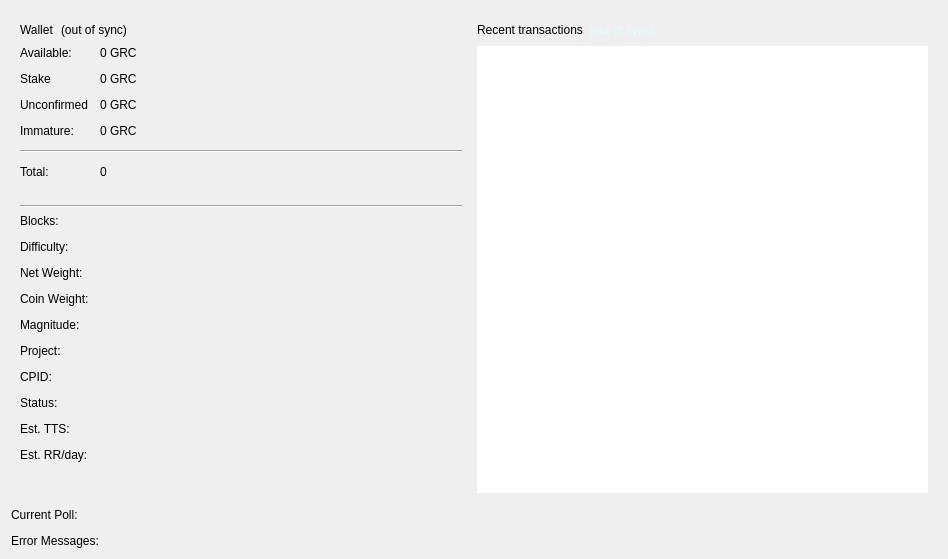
<?xml version="1.0" encoding="UTF-8"?>
<ui version="4.0">
 <class>OverviewPage</class>
 <widget class="QWidget" name="OverviewPage">
  <property name="geometry">
   <rect>
    <x>0</x>
    <y>0</y>
    <width>948</width>
    <height>559</height>
   </rect>
  </property>
  <property name="sizePolicy">
   <sizepolicy hsizetype="Preferred" vsizetype="Preferred">
    <horstretch>0</horstretch>
    <verstretch>0</verstretch>
   </sizepolicy>
  </property>
  <property name="minimumSize">
   <size>
    <width>0</width>
    <height>0</height>
   </size>
  </property>
  <property name="maximumSize">
   <size>
    <width>16777215</width>
    <height>16777215</height>
   </size>
  </property>
  <property name="windowTitle">
   <string>Form</string>
  </property>
  <layout class="QVBoxLayout" name="verticalLayout_5">
   <item>
    <layout class="QHBoxLayout" name="horizontalLayout">
     <item>
      <layout class="QVBoxLayout" name="verticalLayout_2">
       <property name="spacing">
        <number>6</number>
       </property>
       <item>
        <widget class="QFrame" name="frame">
         <property name="sizePolicy">
          <sizepolicy hsizetype="Preferred" vsizetype="Preferred">
           <horstretch>0</horstretch>
           <verstretch>0</verstretch>
          </sizepolicy>
         </property>
         <property name="minimumSize">
          <size>
           <width>0</width>
           <height>0</height>
          </size>
         </property>
         <property name="maximumSize">
          <size>
           <width>16777215</width>
           <height>16777215</height>
          </size>
         </property>
         <layout class="QVBoxLayout" name="verticalLayout_10">
          <item>
           <layout class="QHBoxLayout" name="horizontalLayout_4">
            <property name="spacing">
             <number>7</number>
            </property>
            <item>
             <widget class="QLabel" name="labelOverviewWallet">
              <property name="text">
               <string>Wallet</string>
              </property>
              <property name="textFormat">
               <enum>Qt::PlainText</enum>
              </property>
             </widget>
            </item>
            <item>
             <widget class="QLabel" name="labelWalletStatus">
              <property name="toolTip">
               <string>The displayed information may be out of date. Your wallet automatically synchronizes with the Gridcoin network after a connection is established, but this process has not completed yet.</string>
              </property>
              <property name="text">
               <string notr="true">(out of sync)</string>
              </property>
              <property name="alignment">
               <set>Qt::AlignLeading|Qt::AlignLeft|Qt::AlignVCenter</set>
              </property>
             </widget>
            </item>
            <item>
             <spacer name="horizontalSpacer_2">
              <property name="orientation">
               <enum>Qt::Horizontal</enum>
              </property>
              <property name="sizeHint" stdset="0">
               <size>
                <width>40</width>
                <height>20</height>
               </size>
              </property>
             </spacer>
            </item>
           </layout>
          </item>
          <item>
           <layout class="QFormLayout" name="formLayout_2">
            <property name="fieldGrowthPolicy">
             <enum>QFormLayout::AllNonFixedFieldsGrow</enum>
            </property>
            <property name="horizontalSpacing">
             <number>12</number>
            </property>
            <property name="verticalSpacing">
             <number>12</number>
            </property>
            <item row="0" column="0">
             <widget class="QLabel" name="labelAvailable">
              <property name="text">
               <string>Available:</string>
              </property>
             </widget>
            </item>
            <item row="0" column="1">
             <widget class="QLabel" name="labelBalance">
              <property name="cursor">
               <cursorShape>IBeamCursor</cursorShape>
              </property>
              <property name="toolTip">
               <string>Your current spendable balance</string>
              </property>
              <property name="text">
               <string notr="true">0 GRC</string>
              </property>
              <property name="textInteractionFlags">
               <set>Qt::LinksAccessibleByMouse|Qt::TextSelectableByKeyboard|Qt::TextSelectableByMouse</set>
              </property>
             </widget>
            </item>
            <item row="1" column="0">
             <widget class="QLabel" name="label_10">
              <property name="text">
               <string>Stake</string>
              </property>
             </widget>
            </item>
            <item row="1" column="1">
             <widget class="QLabel" name="labelStake">
              <property name="cursor">
               <cursorShape>IBeamCursor</cursorShape>
              </property>
              <property name="toolTip">
               <string>Total number of coins that are staking, and do not yet count toward the current balance</string>
              </property>
              <property name="text">
               <string notr="true">0 GRC</string>
              </property>
              <property name="textInteractionFlags">
               <set>Qt::LinksAccessibleByMouse|Qt::TextSelectableByKeyboard|Qt::TextSelectableByMouse</set>
              </property>
             </widget>
            </item>
            <item row="2" column="0">
             <widget class="QLabel" name="label_3">
              <property name="text">
               <string>Unconfirmed</string>
              </property>
             </widget>
            </item>
            <item row="2" column="1">
             <widget class="QLabel" name="labelUnconfirmed">
              <property name="cursor">
               <cursorShape>IBeamCursor</cursorShape>
              </property>
              <property name="toolTip">
               <string>Total of transactions that have yet to be confirmed, and do not yet count toward the current balance</string>
              </property>
              <property name="text">
               <string notr="true">0 GRC</string>
              </property>
              <property name="textInteractionFlags">
               <set>Qt::LinksAccessibleByMouse|Qt::TextSelectableByKeyboard|Qt::TextSelectableByMouse</set>
              </property>
             </widget>
            </item>
            <item row="3" column="0">
             <widget class="QLabel" name="labelImmatureText">
              <property name="text">
               <string>Immature:</string>
              </property>
             </widget>
            </item>
            <item row="3" column="1">
             <widget class="QLabel" name="labelImmature">
              <property name="toolTip">
               <string>Total mined coins that have not yet matured.</string>
              </property>
              <property name="text">
               <string notr="true">0 GRC</string>
              </property>
              <property name="textInteractionFlags">
               <set>Qt::LinksAccessibleByMouse|Qt::TextSelectableByKeyboard|Qt::TextSelectableByMouse</set>
              </property>
             </widget>
            </item>
            <item row="4" column="0" colspan="2">
             <widget class="Line" name="line">
              <property name="sizePolicy">
               <sizepolicy hsizetype="MinimumExpanding" vsizetype="Fixed">
                <horstretch>0</horstretch>
                <verstretch>0</verstretch>
               </sizepolicy>
              </property>
              <property name="maximumSize">
               <size>
                <width>16777215</width>
                <height>16777215</height>
               </size>
              </property>
              <property name="orientation">
               <enum>Qt::Horizontal</enum>
              </property>
             </widget>
            </item>
            <item row="5" column="0">
             <widget class="QLabel" name="labelTotalBalance">
              <property name="text">
               <string>Total:</string>
              </property>
             </widget>
            </item>
            <item row="5" column="1">
             <widget class="QLabel" name="labelTotal">
              <property name="toolTip">
               <string>Your current total balance</string>
              </property>
              <property name="text">
               <string notr="true">0</string>
              </property>
              <property name="textInteractionFlags">
               <set>Qt::LinksAccessibleByMouse|Qt::TextSelectableByKeyboard|Qt::TextSelectableByMouse</set>
              </property>
             </widget>
            </item>
           </layout>
          </item>
          <item>
           <spacer name="verticalSpacer">
            <property name="orientation">
             <enum>Qt::Vertical</enum>
            </property>
            <property name="sizeType">
             <enum>QSizePolicy::Fixed</enum>
            </property>
            <property name="sizeHint" stdset="0">
             <size>
              <width>20</width>
              <height>20</height>
             </size>
            </property>
           </spacer>
          </item>
          <item>
           <widget class="Line" name="line_2">
            <property name="orientation">
             <enum>Qt::Horizontal</enum>
            </property>
           </widget>
          </item>
          <item>
           <layout class="QFormLayout" name="formLayout">
            <property name="fieldGrowthPolicy">
             <enum>QFormLayout::AllNonFixedFieldsGrow</enum>
            </property>
            <property name="horizontalSpacing">
             <number>12</number>
            </property>
            <property name="verticalSpacing">
             <number>12</number>
            </property>
            <item row="0" column="0">
             <widget class="QLabel" name="label_2">
              <property name="text">
               <string>Blocks:</string>
              </property>
             </widget>
            </item>
            <item row="0" column="1">
             <widget class="QLabel" name="labelBlocks">
              <property name="text">
               <string notr="true"/>
              </property>
              <property name="textInteractionFlags">
               <set>Qt::LinksAccessibleByMouse|Qt::TextSelectableByKeyboard|Qt::TextSelectableByMouse</set>
              </property>
             </widget>
            </item>
            <item row="1" column="0">
             <widget class="QLabel" name="label_8">
              <property name="text">
               <string>Difficulty:</string>
              </property>
             </widget>
            </item>
            <item row="1" column="1">
             <widget class="QLabel" name="labelDifficulty">
              <property name="text">
               <string notr="true"/>
              </property>
              <property name="textInteractionFlags">
               <set>Qt::LinksAccessibleByMouse|Qt::TextSelectableByKeyboard|Qt::TextSelectableByMouse</set>
              </property>
             </widget>
            </item>
            <item row="2" column="0">
             <widget class="QLabel" name="label_11">
              <property name="text">
               <string>Net Weight:</string>
              </property>
             </widget>
            </item>
            <item row="2" column="1">
             <widget class="QLabel" name="labelNetWeight">
              <property name="text">
               <string notr="true"/>
              </property>
              <property name="textInteractionFlags">
               <set>Qt::LinksAccessibleByMouse|Qt::TextSelectableByKeyboard|Qt::TextSelectableByMouse</set>
              </property>
             </widget>
            </item>
            <item row="3" column="0">
             <widget class="QLabel" name="label_7">
              <property name="text">
               <string>Coin Weight:</string>
              </property>
             </widget>
            </item>
            <item row="3" column="1">
             <widget class="QLabel" name="labelCoinWeight">
              <property name="text">
               <string notr="true"/>
              </property>
              <property name="textInteractionFlags">
               <set>Qt::LinksAccessibleByMouse|Qt::TextSelectableByKeyboard|Qt::TextSelectableByMouse</set>
              </property>
             </widget>
            </item>
            <item row="4" column="0">
             <widget class="QLabel" name="label_13">
              <property name="text">
               <string>Magnitude:</string>
              </property>
             </widget>
            </item>
            <item row="4" column="1">
             <widget class="QLabel" name="labelMagnitude">
              <property name="text">
               <string notr="true"/>
              </property>
              <property name="textInteractionFlags">
               <set>Qt::LinksAccessibleByMouse|Qt::TextSelectableByKeyboard|Qt::TextSelectableByMouse</set>
              </property>
             </widget>
            </item>
            <item row="5" column="0">
             <widget class="QLabel" name="label_14">
              <property name="text">
               <string>Project:</string>
              </property>
             </widget>
            </item>
            <item row="5" column="1">
             <widget class="QLabel" name="labelProject">
              <property name="text">
               <string notr="true"/>
              </property>
              <property name="textInteractionFlags">
               <set>Qt::LinksAccessibleByMouse|Qt::TextSelectableByKeyboard|Qt::TextSelectableByMouse</set>
              </property>
             </widget>
            </item>
            <item row="6" column="0">
             <widget class="QLabel" name="label_15">
              <property name="text">
               <string>CPID:</string>
              </property>
             </widget>
            </item>
            <item row="6" column="1">
             <widget class="QLabel" name="labelCpid">
              <property name="text">
               <string notr="true"/>
              </property>
              <property name="textInteractionFlags">
               <set>Qt::LinksAccessibleByMouse|Qt::TextSelectableByKeyboard|Qt::TextSelectableByMouse</set>
              </property>
             </widget>
            </item>
            <item row="7" column="0">
             <widget class="QLabel" name="label_16">
              <property name="text">
               <string>Status:</string>
              </property>
             </widget>
            </item>
            <item row="7" column="1">
             <widget class="QLabel" name="labelStatus">
              <property name="text">
               <string notr="true"/>
              </property>
              <property name="textInteractionFlags">
               <set>Qt::LinksAccessibleByMouse|Qt::TextSelectableByKeyboard|Qt::TextSelectableByMouse</set>
              </property>
             </widget>
            </item>
            <item row="8" column="0">
             <widget class="QLabel" name="label">
              <property name="text">
               <string>Est. TTS:</string>
              </property>
             </widget>
            </item>
            <item row="8" column="1">
             <widget class="QLabel" name="labelETTS">
              <property name="text">
               <string/>
              </property>
             </widget>
            </item>
            <item row="9" column="0">
             <widget class="QLabel" name="label_4">
              <property name="text">
               <string>Est. RR/day:</string>
              </property>
             </widget>
            </item>
            <item row="9" column="1">
             <widget class="QLabel" name="labelERRperday">
              <property name="text">
               <string/>
              </property>
             </widget>
            </item>
           </layout>
          </item>
         </layout>
        </widget>
       </item>
       <item>
        <spacer name="verticalSpacer_3">
         <property name="orientation">
          <enum>Qt::Vertical</enum>
         </property>
         <property name="sizeType">
          <enum>QSizePolicy::MinimumExpanding</enum>
         </property>
         <property name="sizeHint" stdset="0">
          <size>
           <width>20</width>
           <height>10</height>
          </size>
         </property>
        </spacer>
       </item>
      </layout>
     </item>
     <item>
      <layout class="QVBoxLayout" name="verticalLayout_3">
       <property name="spacing">
        <number>6</number>
       </property>
       <item>
        <widget class="QFrame" name="frame_2">
         <property name="sizePolicy">
          <sizepolicy hsizetype="Preferred" vsizetype="Preferred">
           <horstretch>0</horstretch>
           <verstretch>0</verstretch>
          </sizepolicy>
         </property>
         <property name="minimumSize">
          <size>
           <width>0</width>
           <height>0</height>
          </size>
         </property>
         <layout class="QVBoxLayout" name="verticalLayout_12">
          <property name="leftMargin">
           <number>0</number>
          </property>
          <item>
           <layout class="QHBoxLayout" name="horizontalLayout_3">
            <item>
             <widget class="QLabel" name="labelRecentTrans">
              <property name="sizePolicy">
               <sizepolicy hsizetype="Preferred" vsizetype="Preferred">
                <horstretch>0</horstretch>
                <verstretch>0</verstretch>
               </sizepolicy>
              </property>
              <property name="minimumSize">
               <size>
                <width>0</width>
                <height>0</height>
               </size>
              </property>
              <property name="text">
               <string>Recent transactions</string>
              </property>
             </widget>
            </item>
            <item>
             <widget class="QLabel" name="labelTransactionsStatus">
              <property name="sizePolicy">
               <sizepolicy hsizetype="Preferred" vsizetype="Preferred">
                <horstretch>0</horstretch>
                <verstretch>0</verstretch>
               </sizepolicy>
              </property>
              <property name="minimumSize">
               <size>
                <width>0</width>
                <height>0</height>
               </size>
              </property>
              <property name="toolTip">
               <string>The displayed information may be out of date. Your wallet automatically synchronizes with the Gridcoin network after a connection is established, but this process has not completed yet.</string>
              </property>
              <property name="styleSheet">
               <string notr="true">color: #dfffff;</string>
              </property>
              <property name="text">
               <string notr="true">(out of sync)</string>
              </property>
              <property name="alignment">
               <set>Qt::AlignRight|Qt::AlignTrailing|Qt::AlignVCenter</set>
              </property>
             </widget>
            </item>
            <item>
             <spacer name="horizontalSpacer_4">
              <property name="orientation">
               <enum>Qt::Horizontal</enum>
              </property>
              <property name="sizeType">
               <enum>QSizePolicy::Expanding</enum>
              </property>
              <property name="sizeHint" stdset="0">
               <size>
                <width>40</width>
                <height>20</height>
               </size>
              </property>
             </spacer>
            </item>
           </layout>
          </item>
          <item>
           <widget class="QListView" name="listTransactions">
            <property name="sizePolicy">
             <sizepolicy hsizetype="Expanding" vsizetype="Expanding">
              <horstretch>1</horstretch>
              <verstretch>0</verstretch>
             </sizepolicy>
            </property>
            <property name="minimumSize">
             <size>
              <width>0</width>
              <height>0</height>
             </size>
            </property>
            <property name="frameShape">
             <enum>QFrame::NoFrame</enum>
            </property>
            <property name="verticalScrollBarPolicy">
             <enum>Qt::ScrollBarAlwaysOff</enum>
            </property>
            <property name="horizontalScrollBarPolicy">
             <enum>Qt::ScrollBarAlwaysOff</enum>
            </property>
            <property name="selectionMode">
             <enum>QAbstractItemView::NoSelection</enum>
            </property>
           </widget>
          </item>
         </layout>
        </widget>
       </item>
      </layout>
     </item>
    </layout>
   </item>
   <item>
    <layout class="QFormLayout" name="formLayout_3">
     <property name="fieldGrowthPolicy">
      <enum>QFormLayout::AllNonFixedFieldsGrow</enum>
     </property>
     <property name="horizontalSpacing">
      <number>12</number>
     </property>
     <property name="verticalSpacing">
      <number>12</number>
     </property>
     <item row="0" column="0">
      <widget class="QLabel" name="label_9">
       <property name="text">
        <string>Current Poll:</string>
       </property>
      </widget>
     </item>
     <item row="0" column="1">
      <widget class="ClickLabel" name="labelPoll">
       <property name="text">
        <string notr="true"/>
       </property>
       <property name="textInteractionFlags">
        <set>Qt::LinksAccessibleByMouse|Qt::TextSelectableByKeyboard|Qt::TextSelectableByMouse</set>
       </property>
      </widget>
     </item>
     <item row="1" column="0">
      <widget class="QLabel" name="label_17">
       <property name="text">
        <string>Error Messages:</string>
       </property>
      </widget>
     </item>
     <item row="1" column="1">
      <widget class="QLabel" name="labelErrors">
       <property name="text">
        <string/>
       </property>
       <property name="textInteractionFlags">
        <set>Qt::LinksAccessibleByMouse|Qt::TextSelectableByKeyboard|Qt::TextSelectableByMouse</set>
       </property>
      </widget>
     </item>
    </layout>
   </item>
  </layout>
 </widget>
 <customwidgets>
  <customwidget>
   <class>ClickLabel</class>
   <extends>QLabel</extends>
   <header>clicklabel.h</header>
  </customwidget>
 </customwidgets>
 <resources/>
 <connections/>
</ui>
